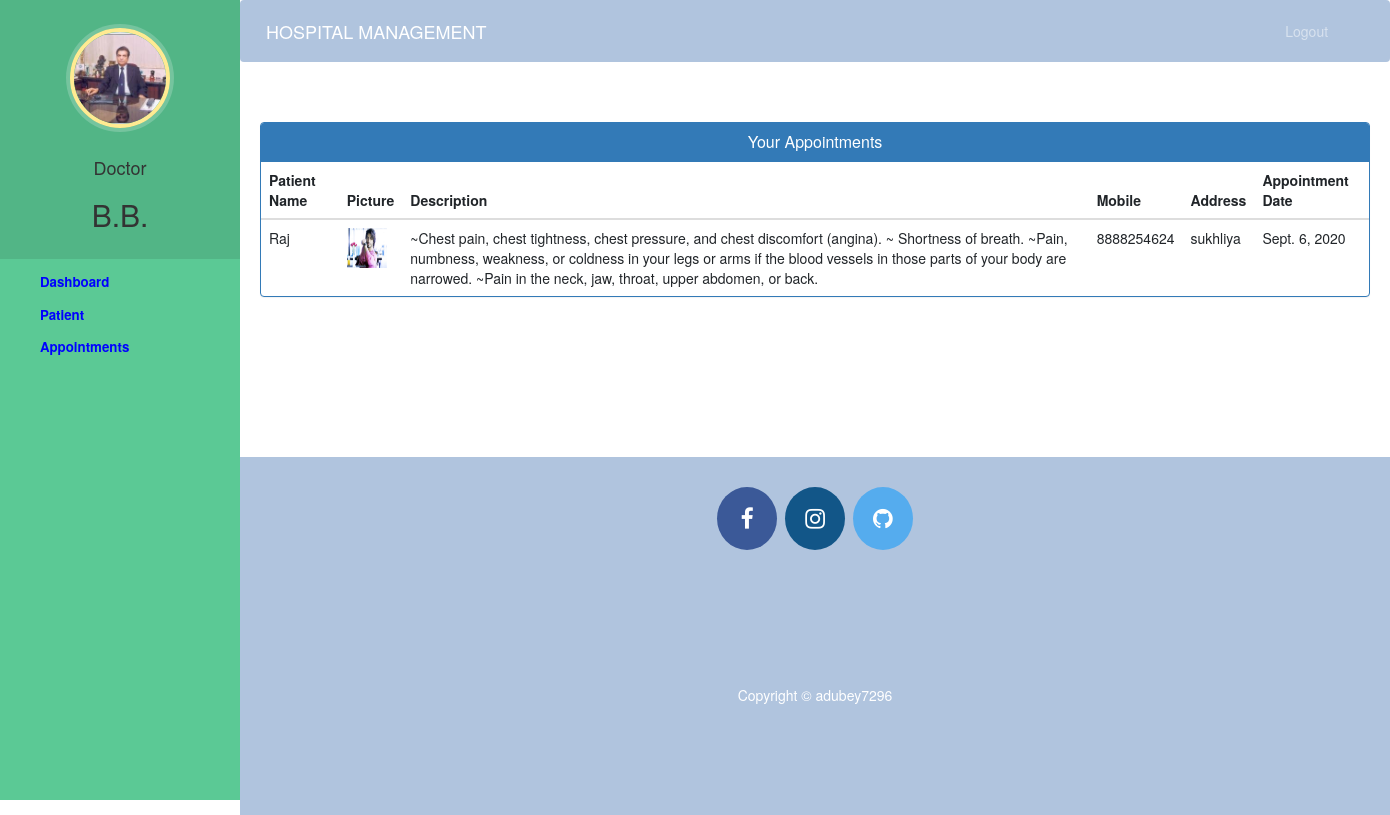
/doctor-view-appointment (signed in), run on the app's committed database.
### home/models.py (models this page shows, shortened)
class Doctor(models.Model):
    user=models.OneToOneField(User,on_delete=models.CASCADE)
    profile_pic= models.ImageField(upload_to='profile_pic/DoctorProfilePic/',null=True,blank=True)
    address = models.CharField(max_length=40,null=True)
    mobile = models.CharField(max_length=20,null=True)
    department= models.CharField(max_length=50,choices=departments,default='Cardiologist')
    status=models.BooleanField(default=False)

class Appointment(models.Model):
    patientId=models.PositiveIntegerField(null=True)
    doctorId=models.PositiveIntegerField(null=True)
    patientName=models.CharField(max_length=40,null=True)
    doctorName=models.CharField(max_length=40,null=True)
    appointmentDate=models.DateField(auto_now=True)
    description=models.TextField(max_length=500)
    status=models.BooleanField(default=False)

class Patient(models.Model):
    user=models.OneToOneField(User,on_delete=models.CASCADE)
    profile_pic= models.ImageField(upload_to='profile_pic/PatientProfilePic/',null=True,blank=True)
    address = models.CharField(max_length=40,null=True)
    mobile = models.CharField(max_length=20,null=False)
    symptoms = models.CharField(max_length=100,null=False)
    assignedDoctorId = models.PositiveIntegerField(null=True)
    admitDate=models.DateField(auto_now=True)
    status=models.BooleanField(default=False)

### home/views.py (the view)
# urls.py: path('doctor-view-appointment', views.doctor_view_appointment_view,name='doctor-view-appointment'),
@login_required(login_url='doctorlogin')
@user_passes_test(is_doctor)
def doctor_view_appointment_view(request):
    doctor=models.Doctor.objects.get(user_id=request.user.id) #for profile picture of doctor in sidebar
    appointments=models.Appointment.objects.all().filter(status=True,doctorId=request.user.id)
    patientid=[]
    for a in appointments:
        patientid.append(a.patientId)
    patients=models.Patient.objects.all().filter(status=True,user_id__in=patientid)
    appointments=zip(appointments,patients)
    return render(request,'hospital/doctor_view_appointment.html',{'appointments':appointments,'doctor':doctor})

### home/views.py (called while the page is built)
def is_doctor(user):
    return user.groups.filter(name='DOCTOR').exists()

### templates/hospital/doctor_view_appointment.html (shortened to what this page needs)
{% extends 'hospital/doctor_base.html' %}
{% block content %}
{%load static%}
<head>
  <link href="//netdna.bootstrapcdn.com/bootstrap/3.0.0/css/bootstrap.min.css" rel="stylesheet" id="bootstrap-css">
</head>
<div class="container">
  <div class="panel panel-primary">
    <div class="panel-heading">
      <h6 class="panel-title">Your Appointments</h6>
    </div>
    <table class="table table-hover" id="dev-table">
      <thead>
        <tr>
          <th>Patient Name</th>
          <th>Picture</th>
          <th>Description</th>
          <th>Mobile</th>
          <th>Address</th>
          <th>Appointment Date</th>
        </tr>
      </thead>
      {% for a,p in appointments %}
      <tr>
        <td>{{a.patientName}}</td>
        <td> <img src="{% static p.profile_pic.url %}" alt="Profile Pic" height="40px" width="40px" /></td>
        <td>{{a.description}}</td>
        <td>{{p.mobile}}</td>
        <td>{{p.address}}</td>
        <td>{{a.appointmentDate}}</td>
      </tr>
      {% endfor %}
    </table>
  </div>
</div>
{% endblock content %}

### templates/hospital/doctor_base.html (shortened to what this page needs)
<!DOCTYPE html>
{% load static %}
<html lang="en">
<head>
  <link rel="stylesheet" href="https://stackpath.bootstrapcdn.com/bootstrap/4.3.1/css/bootstrap.min.css">
  <link rel="stylesheet" href="https://maxcdn.bootstrapcdn.com/font-awesome/4.7.0/css/font-awesome.min.css">
  <link rel="stylesheet" href="{% static '/style.css' %}">
</head>
<body>
  <nav class="menu" tabindex="0">
    <header class="avatar">
      <img src="{% static doctor.profile_pic.url %}" alt="Profile Pic" />
      <br><br>
      <h4>Doctor</h4>
      <h2>{{request.user.first_name}}</h2>
    </header>
    <ul>
      <li tabindex="0" class="icon-dashboard"><b><a style="color:blue; text-decoration:none;" href="/doctor-dashboard"><span>Dashboard</span></a></b></li>
      <li tabindex="0" class="icon-users"><b><a style="color:blue; text-decoration:none;" href="/doctor-patient"><span>Patient</span></a></b></li>
      <li tabindex="0" class="icon-calendar"><b><a style="color:blue; text-decoration:none;" href="/doctor-appointment"><span>Appointments</span></a></b></li>
    </ul>
  </nav>
  <main>
    <div class="bs-example">
      <nav class="navbar navbar-expand-md  navbar-dark fixed-top" style="background:#b0c4de;">
        <a href="/admin-dashboard" class="navbar-brand">HOSPITAL MANAGEMENT</a>
        <div class="collapse navbar-collapse justify-content-between" id="navbarCollapse">
          <div class="navbar-nav" style=" margin-left: 90%;">
            <a href="/logout" class="nav-item nav-link">Logout</a>
          </div>
        </div>
      </nav>
    </div>
    <br><br>
    {% block content %}
    {% endblock content %}
    <br><br><br><br><br><br><br>
    <footer>
      <p>
        <a id="ftr" href="https://www.facebook.com/aditi.dubey.52035/" class="fa fa-facebook"></a>
        <a id="ftr" href="https://www.instagram.com/chikudubey296/" class="fa fa-instagram"></a>
        <a id="ftr" href="https://github.com/adubey7296" class="fa fa-github"></a>
      </p>
      <br>
      <div class="container">
        <div class="row">
          <div class="col-md-12 col-sm-12">
            <div style="color:#ffffff;" class="wow fadeInUp footer-copyright">
              <p>Copyright &copy; adubey7296 </p>
            </div>
          </div>
        </div>
      </div>
    </footer>
  </main>
</body>
</html>

### home/static/home/style.css (style rules this page uses)
body { padding-left: 240px; }
main { position: relative; height: 100vh; }
.menu { background: #5bc995; height: 100vh; width: 240px; position: fixed; top: 0px; left: 0; z-index: 5; outline: none; }
.menu .avatar { background: rgba(0, 0, 0, 0.1); padding: 2em 0.5em; text-align: center; }
.menu .avatar img { width: 100px; border-radius: 50%; overflow: hidden; border: 4px solid #ffea92; box-shadow: 0 0 0 4px rgba(255, 255, 255, 0.2); }
.menu .avatar h2 { font-weight: normal; margin-bottom: 0; }
.menu ul { list-style: none; padding: 0.5em 0; margin: 0; }
.menu ul li { padding: 0.5em 1em 0.5em 3em; font-size: 0.95em; font-weight: regular; background-repeat: no-repeat; background-position: left 15px center; background-size: auto 20px; transition: all 0.15s linear; cursor: pointer; }

### templates/hospital/doctor_base.html (style rules this page uses)
a:link { text-decoration: none; }
a { color: white; }
footer { padding: 0px 0px 0px 0px; background-color: lightsteelblue; margin: 0px; }
#ftr { padding: 20px; }
.fa { font-size: 23px; width: 60px; text-align: center; text-decoration: none; margin: 5px 2px; border-radius: 50%; }
.fa-facebook { background: #3B5998; color: white; margin-top: 30px; }
.fa-github { background: #55ACEE; color: white; }
.fa-instagram { background: #125688; color: white; }
p { text-align: center; }

### templates/hospital/doctor_view_appointment.html (style rules this page uses)
a:link { text-decoration: none; }
h6 { text-align: center; }
.row { margin: 100px; }

### data on the page
Doctor: profile_pic (picture)
Appointment: patientName "Raj", profile_pic (picture), description "~Chest pain, chest tightness, chest pressure, and chest discomfort (angina). ~ Shortness of breath. ~Pain, numbness, weakness, or coldness in your legs or arms if the blood vessels in those parts of your body are narrowed. ~Pain in the neck, jaw, throat, upper abdomen, or back.", mobile "8888254624", address "sukhliya", appointmentDate "Sept. 6, 2020"

### other printed values
{{ request.user.first_name }} "B.B."
